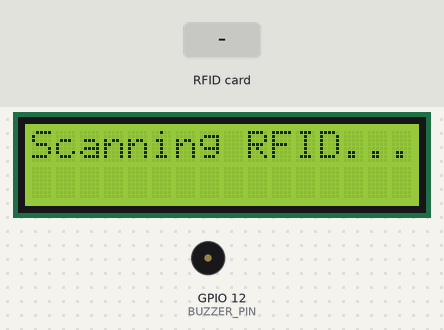
Bench run of a sketch on a simulated ESP32. Parts: 16×2 character LCD, buzzer (waves = sounding, pin HIGH). The inputs (shaded band) are chosen by the test bench. WiFi joins after 1.5 s; servers stay silent unless stated; random numbers use the default seed unless the sketch sets one; what the sketch prints to the serial monitor is not drawn.

Above: at 3.1 s.
3.2 s: RFID card 13 A2 1A 2D held to the reader
At 4.08 s:
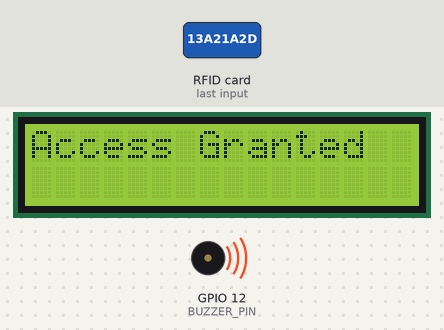
At 5.3 s:
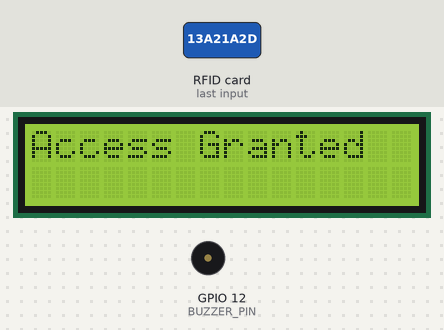
5.6 s: RFID card 5E 7A 19 C4 held to the reader
At 7.6 s:
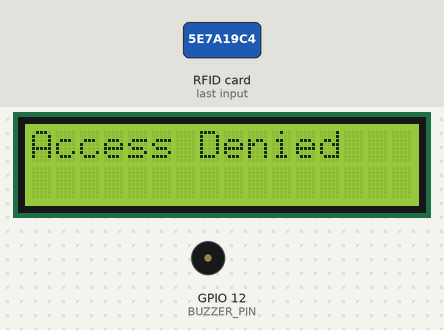
Timing chart, 0 to 9.1 s (numbered marks = the images above; inputs shaded):
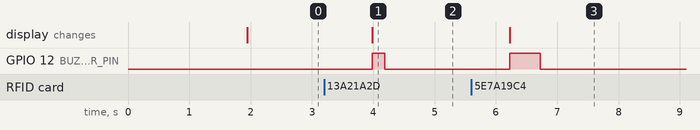

Measured:
- after the input at 3.2 s, GPIO 12 (BUZZER_PIN): LOW → HIGH after 0.79 s, → LOW 0.20 s later; the display: changes after 0.79 s (image 1)
- after the input at 5.6 s, GPIO 12 (BUZZER_PIN): LOW → HIGH after 0.63 s, → LOW 0.50 s later; the display: changes after 0.63 s (image 3)

The sketch:

Smart_home.ino
```cpp
// Định nghĩa ID và NAME của Template Blynk, kèm theo đó là code authorization
#define BLYNK_TEMPLATE_ID "TMPL6Vy3pkU65"
#define BLYNK_TEMPLATE_NAME "home"
#define BLYNK_AUTH_TOKEN "jYwfNKG-_uMf_G9NCfVjlvy-kLAa-8JF"

// Khai báo các thư viện cần thiết
#include <WiFi.h>
#include <BlynkSimpleEsp32.h>
#include <Wire.h>
#include <LiquidCrystal_I2C.h>
#include <SPI.h>
#include <MFRC522.h>

// Định nghĩa Virtual Pins trên Blynk
#define VIRTUAL_TEMP V0
#define VIRTUAL_HUMID V1
#define VIRTUAL_GAS V2
#define VIRTUAL_FLAME V3
#define VIRTUAL_LASER V4
#define VIRTUAL_DOOR V5

// Khai báo biến chứa data của các cảm biến
int temperature;
int humidity;
int gas;
int flame;
int laser;
int door;

// Thông tin Wifi
const char *ssid = "3003";
const char *pswrd = "lam010171";

// Thông tin wifi và auth để kết nối với Blynk
char auth[] = "jYwfNKG-_uMf_G9NCfVjlvy-kLAa-8JF";
char wifi[] = "3003";
char psw[] = "lam010171";


// Chân kết nối thiết bị
#define SS_PIN 5   // Chân SDA của RC522
#define RST_PIN 16 // Chân RST của RC522

#define BUZZER_PIN 12 // Chân kết nối Buzzer


MFRC522 mfrc522(SS_PIN, RST_PIN);
LiquidCrystal_I2C lcd(0x27, 16, 2); // LCD I2C

// Mã UID hợp lệ (UID2: 13 A2 1A 2D)
byte validUID[4] = {0x13, 0xA2, 0x1A, 0x2D};

// Hàm kết nối Wifi
void setup_wifi() {
  delay(10);
  Serial.print("Connecting to ");
  Serial.println(ssid);
  WiFi.begin(ssid, pswrd);
  while (WiFi.status() != WL_CONNECTED) {
    delay(500);
    Serial.print(".");
  }
  Serial.println("WiFi connected");
}


void setup() {
  Serial.begin(115200);
  setup_wifi();
  Blynk.begin(auth, wifi, psw);

  SPI.begin();
  mfrc522.PCD_Init();

  // Khởi tạo LCD
  lcd.init();
  lcd.backlight();
  lcd.setCursor(0, 0);
  lcd.print("Scanning RFID...");

  // Cấu hình Buzzer
  pinMode(BUZZER_PIN, OUTPUT);
  digitalWrite(BUZZER_PIN, LOW);

  Serial.println("Scanning RFID...");
}

void beep(int duration) {
  digitalWrite(BUZZER_PIN, HIGH);
  delay(duration);
  digitalWrite(BUZZER_PIN, LOW);
}

bool compareUID(byte *cardUID, byte *targetUID) {
  for (byte i = 0; i < 4; i++) {
    if (cardUID[i] != targetUID[i]) return false;
  }
  return true;
}


void loop() {
  Blynk.run(); // Chạy Blynk liên tục
  readSensors(); // Đọc dữ liệu cảm biến liên tục
  checkRFID();   // Kiểm tra thẻ RFID khi có thẻ
}

void readSensors() {
  temperature = random(1, 100);
  humidity = random(1, 100);
  gas = random(0, 1);
  flame = random(0, 1);
  laser = random(0, 1);

  Serial.print("Temperature: ");
  Serial.println(temperature);
  Serial.print("Humidity: ");
  Serial.println(humidity);
  Serial.print("Gas: ");
  Serial.println(gas);
  Serial.print("Flame: ");
  Serial.println(flame);
  Serial.print("Laser: ");
  Serial.println(laser);
  Serial.print("Door: ");
  Serial.println(door);

  Blynk.virtualWrite(VIRTUAL_TEMP, temperature);
  Blynk.virtualWrite(VIRTUAL_HUMID, humidity);
  Blynk.virtualWrite(VIRTUAL_GAS, gas);
  Blynk.virtualWrite(VIRTUAL_FLAME, flame);
  Blynk.virtualWrite(VIRTUAL_LASER, laser);
  Blynk.virtualWrite(VIRTUAL_DOOR, door);

  delay(2000); // Chờ 2 giây để tránh spam dữ liệu
}

void checkRFID() {
  if (!mfrc522.PICC_IsNewCardPresent() || !mfrc522.PICC_ReadCardSerial()) {
    return;
  }

  Serial.print("UID: ");
  lcd.clear();
  lcd.setCursor(0, 0);
  lcd.print("UID: ");

  for (byte i = 0; i < mfrc522.uid.size; i++) {
    Serial.print(mfrc522.uid.uidByte[i] < 0x10 ? " 0" : " ");
    Serial.print(mfrc522.uid.uidByte[i], HEX);
    lcd.print(mfrc522.uid.uidByte[i], HEX);
    lcd.print(" ");
  }
  Serial.println();

  if (compareUID(mfrc522.uid.uidByte, validUID)) {
    Serial.println("Access Granted");
    lcd.clear();
    lcd.setCursor(0, 0);
    lcd.print("Access Granted");
    beep(200);
    door = 1;
  } else {
    Serial.println("Access Denied");
    lcd.clear();
    lcd.setCursor(0, 0);
    lcd.print("Access Denied");
    beep(500);
    door = 0;
  }

  mfrc522.PICC_HaltA();
}
```
